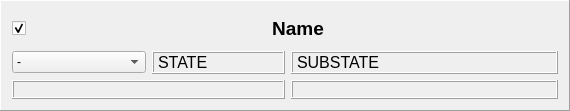
<?xml version="1.0" encoding="UTF-8"?>
<ui version="4.0">
 <class>Frame</class>
 <widget class="QFrame" name="Frame">
  <property name="geometry">
   <rect>
    <x>0</x>
    <y>0</y>
    <width>570</width>
    <height>111</height>
   </rect>
  </property>
  <property name="minimumSize">
   <size>
    <width>570</width>
    <height>111</height>
   </size>
  </property>
  <property name="windowTitle">
   <string>Frame</string>
  </property>
  <property name="frameShape">
   <enum>QFrame::Panel</enum>
  </property>
  <property name="frameShadow">
   <enum>QFrame::Raised</enum>
  </property>
  <layout class="QGridLayout" name="gridLayout">
   <item row="0" column="0">
    <layout class="QVBoxLayout" name="verticalLayout">
     <item>
      <layout class="QHBoxLayout" name="horizontalLayout">
       <item>
        <widget class="QCheckBox" name="check">
         <property name="maximumSize">
          <size>
           <width>20</width>
           <height>16777215</height>
          </size>
         </property>
         <property name="text">
          <string/>
         </property>
         <property name="checked">
          <bool>true</bool>
         </property>
        </widget>
       </item>
       <item>
        <widget class="QLabel" name="name">
         <property name="sizeIncrement">
          <size>
           <width>0</width>
           <height>25</height>
          </size>
         </property>
         <property name="font">
          <font>
           <pointsize>14</pointsize>
           <weight>75</weight>
           <bold>true</bold>
          </font>
         </property>
         <property name="styleSheet">
          <string notr="true">border-bottom: 1px solid black</string>
         </property>
         <property name="text">
          <string>Name</string>
         </property>
         <property name="alignment">
          <set>Qt::AlignCenter</set>
         </property>
        </widget>
       </item>
      </layout>
     </item>
     <item>
      <layout class="QGridLayout" name="gridLayout_3">
       <item row="0" column="0">
        <widget class="QComboBox" name="state_action">
         <item>
          <property name="text">
           <string>-</string>
          </property>
         </item>
         <item>
          <property name="text">
           <string>INIT</string>
          </property>
         </item>
         <item>
          <property name="text">
           <string>ENABLE</string>
          </property>
         </item>
         <item>
          <property name="text">
           <string>DISABLE</string>
          </property>
         </item>
         <item>
          <property name="text">
           <string>RESET</string>
          </property>
         </item>
        </widget>
       </item>
       <item row="0" column="1">
        <widget class="QLabel" name="state">
         <property name="font">
          <font>
           <pointsize>12</pointsize>
          </font>
         </property>
         <property name="frameShape">
          <enum>QFrame::Box</enum>
         </property>
         <property name="frameShadow">
          <enum>QFrame::Raised</enum>
         </property>
         <property name="text">
          <string>STATE</string>
         </property>
         <property name="alignment">
          <set>Qt::AlignLeading|Qt::AlignLeft|Qt::AlignVCenter</set>
         </property>
        </widget>
       </item>
       <item row="1" column="0" colspan="2">
        <widget class="QLabel" name="error_txt">
         <property name="font">
          <font>
           <pointsize>10</pointsize>
          </font>
         </property>
         <property name="frameShape">
          <enum>QFrame::Box</enum>
         </property>
         <property name="frameShadow">
          <enum>QFrame::Raised</enum>
         </property>
         <property name="text">
          <string/>
         </property>
         <property name="alignment">
          <set>Qt::AlignCenter</set>
         </property>
        </widget>
       </item>
       <item row="0" column="2" colspan="2">
        <widget class="QLabel" name="substate">
         <property name="font">
          <font>
           <pointsize>12</pointsize>
          </font>
         </property>
         <property name="frameShape">
          <enum>QFrame::Box</enum>
         </property>
         <property name="frameShadow">
          <enum>QFrame::Raised</enum>
         </property>
         <property name="text">
          <string>SUBSTATE</string>
         </property>
         <property name="alignment">
          <set>Qt::AlignLeading|Qt::AlignLeft|Qt::AlignVCenter</set>
         </property>
        </widget>
       </item>
       <item row="1" column="2" colspan="2">
        <widget class="QLabel" name="rpc_feedback">
         <property name="font">
          <font>
           <pointsize>10</pointsize>
          </font>
         </property>
         <property name="frameShape">
          <enum>QFrame::Box</enum>
         </property>
         <property name="frameShadow">
          <enum>QFrame::Raised</enum>
         </property>
         <property name="text">
          <string/>
         </property>
         <property name="alignment">
          <set>Qt::AlignCenter</set>
         </property>
        </widget>
       </item>
      </layout>
     </item>
    </layout>
   </item>
  </layout>
 </widget>
 <resources/>
 <connections/>
</ui>
